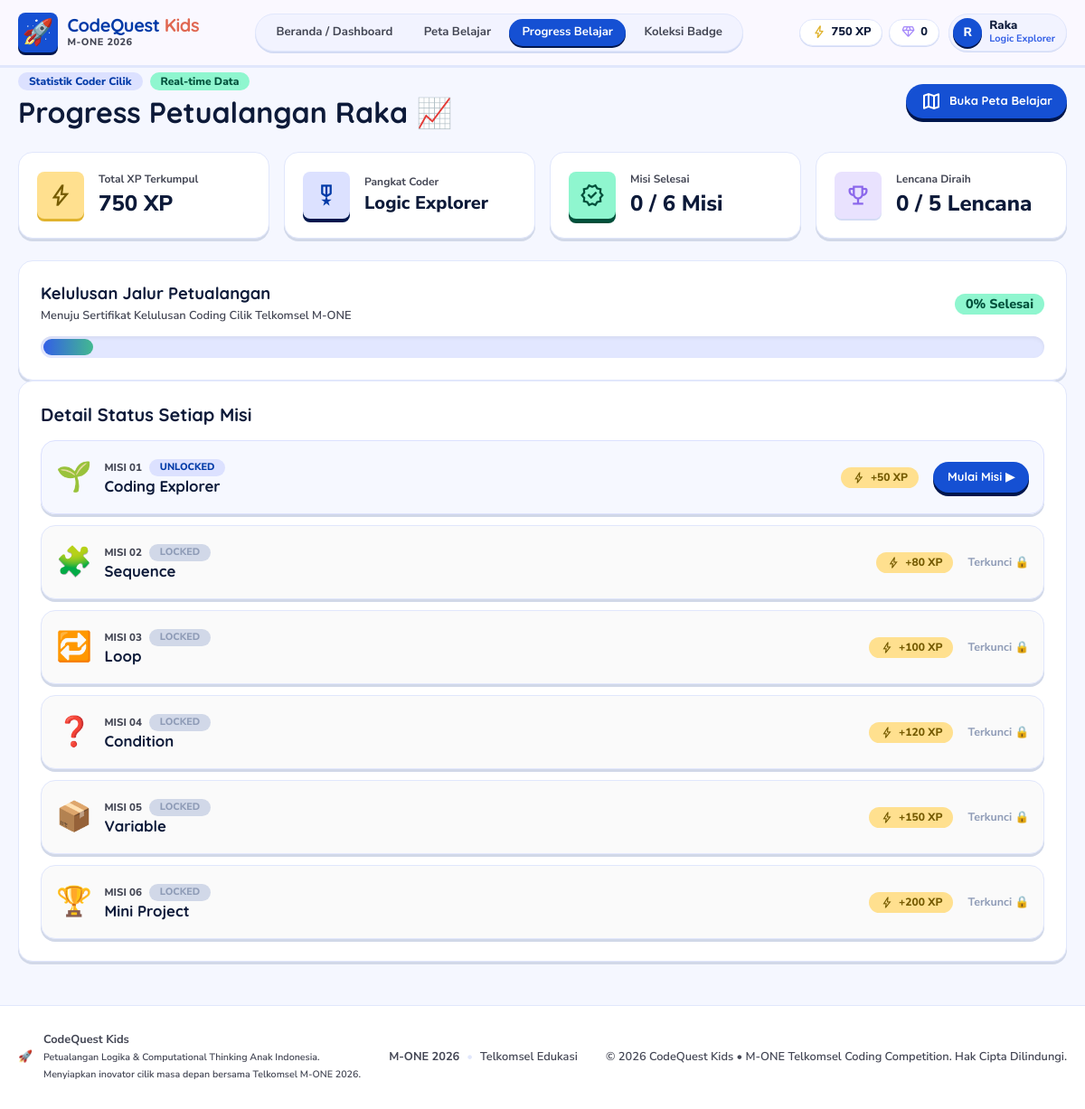
Page /progress.php on the committed database.
### tables this page shows
CREATE TABLE `users` (
  `id` int(10) UNSIGNED NOT NULL,
  `name` varchar(50) NOT NULL,
  `avatar` varchar(100) NOT NULL DEFAULT 'default.png',
  `xp` int(10) UNSIGNED NOT NULL DEFAULT 0,
  `level` int(10) UNSIGNED NOT NULL DEFAULT 1,
  `created_at` timestamp NOT NULL DEFAULT current_timestamp(),
  `updated_at` timestamp NOT NULL DEFAULT current_timestamp() ON UPDATE current_timestamp()
);

CREATE TABLE `progress` (
  `id` int(10) UNSIGNED NOT NULL,
  `user_id` int(10) UNSIGNED NOT NULL,
  `level_id` int(10) UNSIGNED NOT NULL,
  `status` enum('locked','unlocked','in_progress','completed') NOT NULL DEFAULT 'locked',
  `score` int(10) UNSIGNED NOT NULL DEFAULT 0,
  `completed_at` timestamp NULL DEFAULT NULL,
  `created_at` timestamp NOT NULL DEFAULT current_timestamp(),
  `updated_at` timestamp NOT NULL DEFAULT current_timestamp() ON UPDATE current_timestamp()
);

CREATE TABLE `levels` (
  `id` int(10) UNSIGNED NOT NULL,
  `title` varchar(100) NOT NULL,
  `description` text NOT NULL,
  `difficulty` enum('easy','medium','hard') NOT NULL DEFAULT 'easy',
  `order_number` int(10) UNSIGNED NOT NULL,
  `xp_reward` int(10) UNSIGNED NOT NULL DEFAULT 50,
  `icon` varchar(100) DEFAULT NULL,
  `created_at` timestamp NOT NULL DEFAULT current_timestamp()
);

### includes/functions.php (called while the page is built, shortened)
<?php
require_once __DIR__ . '/../config/database.php';
function isLoggedIn(): bool {
    return isset($_SESSION['user_id']) && $_SESSION['user_id'] > 0;
}
function getCurrentUserId(): int {
    return (int) ($_SESSION['user_id'] ?? 0);
}
function getUser(int $userId): ?array {
    $stmt = getDB()->prepare('SELECT * FROM users WHERE id = ?');
    $stmt->execute([$userId]);
    $row = $stmt->fetch();
    return $row ?: null;
}
function getCurrentUser(): ?array {
    $id = getCurrentUserId();
    return $id > 0 ? getUser($id) : null;
}
function getLevelTitle(int $level): string {
    $titles = [
        1 => 'Coding Rookie',
        2 => 'Logic Explorer',
        3 => 'Code Adventurer',
        4 => 'Logic Master',
        5 => 'Code Creator',
    ];
    return $titles[$level] ?? 'Coding Rookie';
}
function getUserProgress(int $userId): array {
    $stmt = getDB()->prepare(
        'SELECT p.*, l.title as level_title, l.order_number, l.xp_reward, l.icon, l.difficulty
         FROM progress p
         JOIN levels l ON p.level_id = l.id
         WHERE p.user_id = ?
         ORDER BY l.order_number ASC'
    );
    $stmt->execute([$userId]);
    return $stmt->fetchAll();
}
function getUserBadges(int $userId): array {
    $stmt = getDB()->prepare(
        'SELECT b.*, ub.earned_at FROM badges b
         JOIN user_badges ub ON b.id = ub.badge_id
         WHERE ub.user_id = ?
         ORDER BY ub.earned_at ASC'
    );
    $stmt->execute([$userId]);
    return $stmt->fetchAll();
}
function getUserStats(int $userId): array {
    $user = getUser($userId);
    $progress = getUserProgress($userId);
    $badges = getUserBadges($userId);
    $completed = count(array_filter($progress, fn($p) => $p['status'] === 'completed'));
    $total = count($progress);
    return [
        'xp'              => (int) $user['xp'],
        'level'           => (int) $user['level'],
        'level_title'     => getLevelTitle((int) $user['level']),
        'completed'       => $completed,
        'total_levels'    => $total,
        'progress_pct'    => $total > 0 ? round(($completed / $total) * 100) : 0,
        'badges_earned'   => count($badges),
        'badges_total'    => 5,
    ];
}
function e(string $str): string {
    return htmlspecialchars($str, ENT_QUOTES, 'UTF-8');
}
function getBaseUrl(): string {
    $script = str_replace('\\', '/', $_SERVER['SCRIPT_NAME'] ?? '');
    $parts = explode('/', trim($script, '/'));
    return '';
}
function getLevelIcon(int $orderNumber): string {
    $icons = [
        1 => '🌱',
        2 => '🧩',
        3 => '🔁',
        4 => '❓',
        5 => '📦',
        6 => '🏆',
    ];
    return $icons[$orderNumber] ?? '📘';
}

### config/database.php (called while the page is built, shortened)
<?php
function getDB(): PDO {
    static $pdo = null;
    if ($pdo === null) {
        $dsn = 'mysql:host=' . DB_HOST . ';dbname=' . DB_NAME . ';charset=' . DB_CHARSET;
        $options = [
            PDO::ATTR_ERRMODE            => PDO::ERRMODE_EXCEPTION,
            PDO::ATTR_DEFAULT_FETCH_MODE => PDO::FETCH_ASSOC,
            PDO::ATTR_EMULATE_PREPARES   => false,
        ];
        try {
            $pdo = new PDO($dsn, DB_USER, DB_PASS, $options);
        } catch (PDOException $e) {
            http_response_code(500);
            die('Database connection failed: ' . $e->getMessage());
        }
    }
    return $pdo;
}

### progress.php (the view, shortened to what this page needs)
<?php
require_once __DIR__ . '/includes/functions.php';
$activePage = 'progress';
$user     = getCurrentUser();
$stats    = getUserStats($user['id']);
require_once __DIR__ . '/includes/header.php';
?>
<div class="max-w-container px-gutter py-4">
    <div style="display: flex; flex-wrap: wrap; align-items: center; justify-content: space-between; gap: 1rem; margin-bottom: 1.5rem;">
        <div>
            <div style="display: flex; align-items: center; gap: 0.5rem; margin-bottom: 0.25rem;">
                <span class="badge-pill badge-blue">Statistik Coder Cilik</span>
                <span class="badge-pill badge-mint">Real-time Data</span>
            </div>
            <h1 style="font-size: 2rem; color: var(--on-surface);">Progress Petualangan <?= e($user['name']) ?> 📈</h1>
        </div>
        <a href="<?= $baseUrl ?>/peta-belajar.php" class="btn btn-primary btn-sm">
            <span class="material-symbols-outlined">map</span>
            <span>Buka Peta Belajar</span>
        </a>
    </div>
    <div style="display: grid; grid-template-columns: repeat(auto-fit, minmax(200px, 1fr)); gap: 1rem; margin-bottom: 1.5rem;">
        <div class="card" style="padding: 1.25rem; display: flex; align-items: center; gap: 1rem;">
            <div style="width: 3.25rem; height: 3.25rem; border-radius: var(--radius-sm); background: var(--secondary-fixed); display: flex; align-items: center; justify-content: center; color: var(--secondary); box-shadow: var(--shadow-yellow-btn);">
                <span class="material-symbols-outlined" style="font-size: 28px;">bolt</span>
            </div>
            <div>
                <span class="text-muted" style="font-size: 0.75rem; font-weight: 700; display: block;">Total XP Terkumpul</span>
                <span style="font-size: 1.5rem; font-weight: 800; color: var(--on-surface);"><?= number_format($stats['xp']) ?> XP</span>
            </div>
        </div>
        <div class="card" style="padding: 1.25rem; display: flex; align-items: center; gap: 1rem;">
            <div style="width: 3.25rem; height: 3.25rem; border-radius: var(--radius-sm); background: var(--primary-fixed); display: flex; align-items: center; justify-content: center; color: var(--primary); box-shadow: var(--shadow-primary-btn);">
                <span class="material-symbols-outlined" style="font-size: 28px;">military_tech</span>
            </div>
            <div>
                <span class="text-muted" style="font-size: 0.75rem; font-weight: 700; display: block;">Pangkat Coder</span>
                <span style="font-size: 1.25rem; font-weight: 800; color: var(--on-surface);"><?= e($stats['level_title']) ?></span>
            </div>
        </div>
        <div class="card" style="padding: 1.25rem; display: flex; align-items: center; gap: 1rem;">
            <div style="width: 3.25rem; height: 3.25rem; border-radius: var(--radius-sm); background: var(--tertiary-fixed); display: flex; align-items: center; justify-content: center; color: var(--tertiary); box-shadow: var(--shadow-run-btn);">
                <span class="material-symbols-outlined" style="font-size: 28px;">verified</span>
            </div>
            <div>
                <span class="text-muted" style="font-size: 0.75rem; font-weight: 700; display: block;">Misi Selesai</span>
                <span style="font-size: 1.5rem; font-weight: 800; color: var(--on-surface);"><?= $stats['completed'] ?> / <?= $stats['total_levels'] ?> Misi</span>
            </div>
        </div>
        <div class="card" style="padding: 1.25rem; display: flex; align-items: center; gap: 1rem;">
            <div style="width: 3.25rem; height: 3.25rem; border-radius: var(--radius-sm); background: rgba(167, 139, 250, 0.25); display: flex; align-items: center; justify-content: center; color: var(--purple-shade); box-shadow: var(--shadow-tactile-sm);">
                <span class="material-symbols-outlined" style="font-size: 28px;">emoji_events</span>
            </div>
            <div>
                <span class="text-muted" style="font-size: 0.75rem; font-weight: 700; display: block;">Lencana Diraih</span>
                <span style="font-size: 1.5rem; font-weight: 800; color: var(--on-surface);"><?= $stats['badges_earned'] ?> / 5 Lencana</span>
            </div>
        </div>
    </div>
    <div class="card mb-4" style="padding: 1.5rem;">
        <div style="display: flex; justify-content: space-between; align-items: center; margin-bottom: 0.75rem;">
            <div>
                <h3 style="font-size: 1.15rem;">Kelulusan Jalur Petualangan</h3>
                <span style="font-size: 0.8rem; color: var(--on-surface-variant);">Menuju Sertifikat Kelulusan Coding Cilik Telkomsel M-ONE</span>
            </div>
            <span class="badge-pill badge-mint" style="font-size: 0.9rem;"><?= $stats['progress_pct'] ?>% Selesai</span>
        </div>
        <div style="width: 100%; height: 1.5rem; background: var(--surface-container-high); border-radius: var(--radius-full); padding: 3px; overflow: hidden; box-shadow: inset 0 2px 4px rgba(0,0,0,0.06);">
            <div style="height: 100%; border-radius: var(--radius-full); background: linear-gradient(90deg, var(--primary-shade), var(--mint-shade)); width: <?= max(5, $stats['progress_pct']) ?>%; transition: width 0.8s ease;"></div>
        </div>
    </div>
    <div class="card" style="padding: 1.5rem;">
        <h3 style="font-size: 1.25rem; margin-bottom: 1rem;">Detail Status Setiap Misi</h3>
        <div style="display: flex; flex-direction: column; gap: 0.75rem;">
            <?php foreach ($progress as $p): ?>
            <?php
                $isDone = ($p['status'] === 'completed');
                $isOpen = ($p['status'] === 'unlocked' || $p['status'] === 'in_progress');
            ?>
            <div class="card" style="padding: 1rem; display: flex; flex-wrap: wrap; align-items: center; justify-content: space-between; gap: 1rem; background: <?= $isDone ? 'rgba(143, 246, 207, 0.15)' : ($isOpen ? 'rgba(220, 225, 255, 0.25)' : '#fafafa') ?>; border-color: <?= $isDone ? 'var(--mint-shade)' : ($isOpen ? 'var(--primary-fixed)' : 'var(--card-stroke)') ?>;">
                <div style="display: flex; align-items: center; gap: 0.85rem;">
                    <div style="font-size: 2rem;"><?= getLevelIcon($p['order_number']) ?></div>
                    <div>
                        <div style="display: flex; align-items: center; gap: 0.5rem;">
                            <span style="font-size: 0.72rem; font-weight: 800; text-transform: uppercase; color: var(--on-surface-variant);">
                                Misi 0<?= $p['order_number'] ?>
                            </span>
                            <span class="badge-pill <?= $isDone ? 'badge-mint' : ($isOpen ? 'badge-blue' : 'badge-locked') ?>" style="font-size: 0.68rem;">
                                <?= strtoupper($p['status']) ?>
                            </span>
                        </div>
                        <h4 style="font-size: 1.05rem; color: var(--on-surface);"><?= e($p['level_title']) ?></h4>
                    </div>
                </div>
                <div style="display: flex; align-items: center; gap: 1rem; flex-wrap: wrap;">
                    <span class="badge-pill badge-yellow">
                        <span class="material-symbols-outlined" style="font-size: 15px;">bolt</span> +<?= $p['xp_reward'] ?> XP
                    </span>
                    <?php if ($isDone): ?>
                    <span style="font-size: 0.78rem; color: var(--tertiary); font-weight: 800; display: flex; align-items: center; gap: 3px;">
                        <span class="material-symbols-outlined" style="font-size: 16px;">check_circle</span> Selesai
                    </span>
                    <a href="<?= $baseUrl ?>/tantangan.php?level=<?= $p['level_id'] ?>" class="btn btn-outline btn-sm">Main Ulang 🔄</a>
                    <?php elseif ($isOpen): ?>
                    <a href="<?= $baseUrl ?>/tantangan.php?level=<?= $p['level_id'] ?>" class="btn btn-primary btn-sm">Mulai Misi ▶</a>
                    <?php else: ?>
                    <span style="font-size: 0.78rem; color: var(--locked-text); font-weight: 700;">Terkunci 🔒</span>
                    <?php endif; ?>
                </div>
            </div>
            <?php endforeach; ?>
        </div>
    </div>
</div>
<?php require_once __DIR__ . '/includes/footer.php'; ?>

### includes/header.php (shortened to what this page needs)
<?php
require_once __DIR__ . '/functions.php';
$user     = isLoggedIn() ? getCurrentUser() : null;
$stats    = $user ? getUserStats($user['id']) : null;
$baseUrl  = getBaseUrl();
?>
<!DOCTYPE html>
<html lang="id">
<head>
    <link rel="stylesheet" href="<?= $baseUrl ?>/assets/css/style.css">
</head>
<body class="<?= e($bodyClass ?? '') ?>">
<?php if (empty($hideNav)): ?>
<header class="site-header" id="site-header">
    <div class="header-inner">
        <a href="<?= $baseUrl ?>/" class="header-logo" id="nav-logo">
            <span class="logo-icon">🚀</span>
            <div class="logo-text">
                <span class="logo-title">CodeQuest <span class="logo-accent">Kids</span></span>
                <span class="logo-badge">M-ONE 2026</span>
            </div>
        </a>
        <nav class="header-nav" id="main-nav">
            <?php if ($user): ?>
            <a href="<?= $baseUrl ?>/dashboard.php" class="nav-link <?= ($activePage ?? '') === 'dashboard' ? 'active' : '' ?>" id="nav-dashboard">Beranda / Dashboard</a>
            <a href="<?= $baseUrl ?>/peta-belajar.php" class="nav-link <?= ($activePage ?? '') === 'peta' ? 'active' : '' ?>" id="nav-peta">Peta Belajar</a>
            <a href="<?= $baseUrl ?>/progress.php" class="nav-link <?= ($activePage ?? '') === 'progress' ? 'active' : '' ?>" id="nav-progress">Progress Belajar</a>
            <a href="<?= $baseUrl ?>/badges.php" class="nav-link <?= ($activePage ?? '') === 'badges' ? 'active' : '' ?>" id="nav-badges">Koleksi Badge</a>
            <?php else: ?>
            <a href="<?= $baseUrl ?>/#fitur" class="nav-link" id="nav-fitur">Fitur</a>
            <a href="<?= $baseUrl ?>/#cara-belajar" class="nav-link" id="nav-cara">Cara Belajar</a>
            <a href="<?= $baseUrl ?>/#kurikulum" class="nav-link" id="nav-kurikulum">Kurikulum</a>
            <?php endif; ?>
        </nav>
        <div class="header-actions">
            <?php if ($user): ?>
            <div class="header-stats">
                <span class="stat-pill stat-xp" id="header-xp">
                    <span class="material-symbols-rounded">bolt</span>
                    <?= number_format($stats['xp']) ?> XP
                </span>
                <span class="stat-pill stat-gems" id="header-gems">
                    <span class="material-symbols-rounded">diamond</span>
                    <?= $stats['badges_earned'] ?>
                </span>
            </div>
            <a href="<?= $baseUrl ?>/profile.php" class="header-user" id="nav-profile">
                <span class="user-avatar"><?= mb_substr($user['name'], 0, 1) ?></span>
                <div class="user-info">
                    <span class="user-name"><?= e($user['name']) ?></span>
                    <span class="user-level"><?= e($stats['level_title']) ?></span>
                </div>
            </a>
            <?php else: ?>
            <a href="<?= $baseUrl ?>/onboarding.php" class="btn btn-primary btn-sm" id="nav-cta-mulai">Mulai Petualangan</a>
            <?php endif; ?>
        </div>
    </div>
</header>
<?php endif; ?>
<main class="main-content" id="main-content">

### rows in the picture
users: name "R", name "Raka"
progress: level.order_number "🌱", level.order_number "1", status "UNLOCKED", level.title "Coding Explorer", level.xp_reward "50"
progress: level.order_number "🧩", level.order_number "2", status "LOCKED", level.title "Sequence", level.xp_reward "80", shows "Terkunci 🔒"
progress: level.order_number "🔁", level.order_number "3", status "LOCKED", level.title "Loop", level.xp_reward "100", shows "Terkunci 🔒"
progress: level.order_number "❓", level.order_number "4", status "LOCKED", level.title "Condition", level.xp_reward "120", shows "Terkunci 🔒"
progress: level.order_number "📦", level.order_number "5", status "LOCKED", level.title "Variable", level.xp_reward "150", shows "Terkunci 🔒"
progress: level.order_number "🏆", level.order_number "6", status "LOCKED", level.title "Mini Project", level.xp_reward "200", shows "Terkunci 🔒"

### other values in the picture
$stats['xp'] "750"
$stats['badges_earned'] "0"
$stats['level_title'] "Logic Explorer"
$stats['completed'] "0"
$stats['total_levels'] "6"
$stats['progress_pct'] "0"
